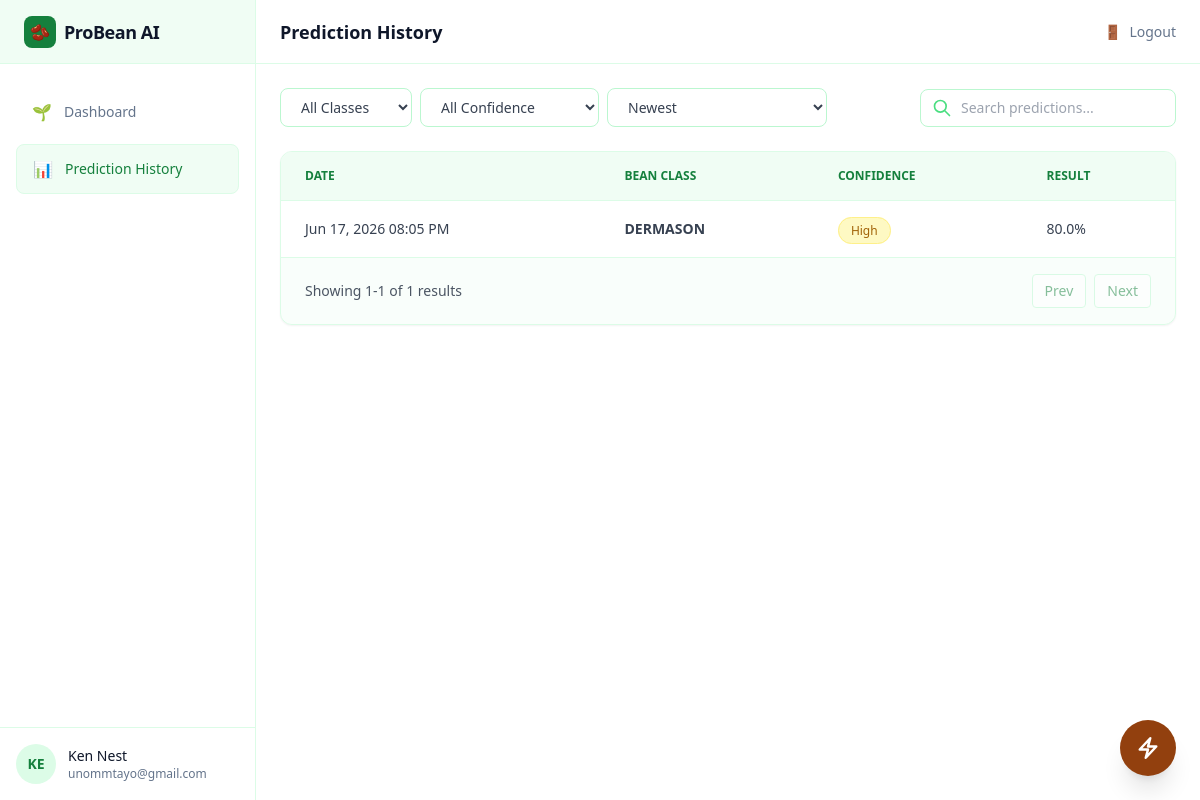
The page /history (signed in) on the database its author committed.
### models/user.py (models this page shows, shortened)
class User(db.Model):
    id = db.Column(
        db.Integer,
        primary_key=True
    )
    name = db.Column(
        db.String(100),
        nullable=False
    )
    username = db.Column(
        db.String(25),
        unique=True,
        nullable=False
    )
    email = db.Column(
        db.String(120),
        unique=True,
        nullable=False
    )
    password_hash = db.Column(
        db.String(255),
        nullable=False
    )
    avatar = db.Column(
        db.String(255),
        nullable=True
    )

### models/prediction.py (models this page shows)
class Prediction(db.Model):
    id = db.Column(
        db.Integer,
        primary_key=True
    )
    user_id = db.Column(
        db.Integer,
        db.ForeignKey("user.id"),
        nullable=True
    )
    prediction = db.Column(
        db.String(50)
    )
    confidence = db.Column(
        db.Float
    )
    input_data = db.Column(
        db.Text
    )
    created_at = db.Column(
        db.DateTime,
        default=datetime.utcnow
    )

### routes/main.py (the view)
@main.route("/history")
def history():
    if session.get("guest"):
        return redirect(url_for("main.dashboard"))
    if "username" not in session:
        return redirect(url_for("auth.login_page"))
    user = User.query.filter_by(
        username=session["username"]
    ).first()
    predictions = Prediction.query.filter_by(
        user_id=user.id
    ).order_by(
        Prediction.created_at.desc()
    ).all()
    return render_template(
        "main/history.html",
        user=user,
        predictions=predictions
    )

### app.py (called while the page is built)
@app.after_request
def add_header(response):
    response.headers["Cache-Control"] = "no-store, no-cache, must-revalidate, max-age=0"
    response.headers["Pragma"] = "no-cache"
    response.headers["Expires"] = "0"
    return response

### templates/main/history.html (shortened to what this page needs)
{% extends "main/base.html" %}
{% block page_title %}
Prediction History
{% endblock %}
{% block content %}
<main>
    <div class="p-6 space-y-6">
        <div class="flex flex-col sm:flex-row gap-4 justify-between items-start sm:items-center">
            <div class="flex gap-2 flex-wrap">
                <select id="classFilter"
                    onchange="filterTable()"
                    class="px-4 py-2 bg-white border border-green-200 rounded-lg text-sm text-gray-700 focus:outline-none focus:ring-2 focus:ring-green-500">
                    <option value="ALL">All Classes</option>
                </select>
                <select id="confidenceFilter"
                    onchange="filterTable()"
                    class="px-4 py-2 bg-white border border-green-200 rounded-lg text-sm text-gray-700 focus:outline-none focus:ring-2 focus:ring-green-500">
                    <option value="ALL">All Confidence</option>
                </select>
                <select id="sortFilter"
                    onchange="filterTable()"
                    class="px-4 py-2 bg-white border border-green-200 rounded-lg text-sm text-gray-700 focus:outline-none focus:ring-2 focus:ring-green-500">
                    <option value="newest">Newest</option>
                </select>
            </div>
            <div class="relative">
                <svg xmlns="http://www.w3.org/2000/svg"
                     class="h-5 w-5 text-green-400 absolute left-3 top-1/2 -translate-y-1/2"
                     fill="none" viewBox="0 0 24 24" stroke="currentColor">
                    <path stroke-linecap="round" stroke-linejoin="round" stroke-width="2"
                          d="M21 21l-6-6m2-5a7 7 0 11-14 0 7 7 0 0114 0z" />
                </svg>
                <input id="searchInput" type="text" placeholder="Search predictions..."
                    class="pl-10 pr-4 py-2 bg-white border border-green-200 rounded-lg text-gray-700 placeholder-gray-400 focus:outline-none focus:ring-2 focus:ring-green-500 text-sm w-full sm:w-64">
            </div>
        </div>
        <div class="bg-white rounded-xl border border-green-100 shadow-sm overflow-hidden">
            <div class="overflow-x-auto">
                <table class="w-full">
                    <thead class="bg-green-50">
                        <tr class="border-b border-green-100">
                            <th class="text-left text-xs font-semibold text-green-700 uppercase px-6 py-4">
                                Date
                            </th>
                            <th class="text-left text-xs font-semibold text-green-700 uppercase px-6 py-4">
                                Bean Class
                            </th>
                            <th class="text-left text-xs font-semibold text-green-700 uppercase px-6 py-4">
                                Confidence
                            </th>
                            <th class="text-left text-xs font-semibold text-green-700 uppercase px-6 py-4">
                                Result
                            </th>
                        </tr>
                    </thead>
                    <tbody class="divide-y divide-green-50">
                        {% for p in predictions %}
                        <tr
                            class="hover:bg-green-50 transition cursor-pointer"
                            title="Click to view details"
                            data-class="{{ p.prediction }}"
                            data-confidence="{{ p.confidence }}"
                            data-date="{{ p.created_at.timestamp() }}"
                            onclick="openPredictionModalHistory(this)"
                            data-input='{{ p.input_data | e }}'
                        >
                            <td class="px-6 py-4 text-sm text-gray-700">
                                {{ p.created_at.strftime('%b %d, %Y %I:%M %p') }}
                            </td>
                            <td class="px-6 py-4 text-sm text-gray-700 font-semibold">
                                {{ p.prediction }}
                            </td>
                            <td class="px-6 py-4">
                                {% if p.confidence >= 90 %}
                                    <span class="px-3 py-1 text-xs rounded-full bg-green-100 text-green-700 border border-green-200">
                                        Very High
                                    </span>
                                {% elif p.confidence >= 75 %}
                                    <span class="px-3 py-1 text-xs rounded-full bg-yellow-100 text-yellow-700 border border-yellow-200">
                                        High
                                    </span>
                                {% elif p.confidence >= 60 %}
                                    <span class="px-3 py-1 text-xs rounded-full bg-orange-100 text-orange-700 border border-orange-200">
                                        Moderate
                                    </span>
                                {% else %}
                                    <span class="px-3 py-1 text-xs rounded-full bg-red-100 text-red-700 border border-red-200">
                                        Low
                                    </span>
                                {% endif %}
                            </td>
                            <td class="px-6 py-4 text-sm text-gray-700">
                                {{ p.confidence }}%
                            </td>
                        </tr>
                        {% else %}
                        <tr id="noDataRow">
                            <td colspan="4" class="px-6 py-10 text-center text-sm text-gray-500">
                                No predictions found yet.
                            </td>
                        </tr>
                        {% endfor %}
                    </tbody>
                </table>
            </div>
            <div class="flex items-center justify-between px-6 py-4 border-t border-green-100 bg-green-50/40">
                <p id="paginationInfo" class="text-sm text-gray-600"></p>
                <div class="flex gap-2">
                    <button id="prevBtn"
                        onclick="prevPage()"
                        class="px-3 py-1.5 text-sm text-green-700 bg-white border border-green-200 rounded hover:bg-green-50">
                        Prev
                    </button>
                    <button id="nextBtn"
                        onclick="nextPage()"
                        class="px-3 py-1.5 text-sm text-green-700 bg-white border border-green-200 rounded hover:bg-green-50">
                        Next
                    </button>
                </div>
            </div>
        </div>
    </div>
</main>
{% endblock %}

### templates/main/base.html (shortened to what this page needs)
<!DOCTYPE html>
<html lang="en">
<head>
    <script src="https://cdn.tailwindcss.com"></script>
    <link rel="stylesheet" href="{{ url_for('static', filename='css/components/scrollbar.css') }}">
    <link rel="stylesheet" href="{{ url_for('static', filename='css/components/fonts.css') }}">
</head>
<body class="bg-white text-slate-700 antialiased selection:bg-green-500 selection:text-white overflow-x-hidden">
    <aside id="main-sidebar"
           class="fixed left-0 top-0 h-full w-64 bg-white border-r border-green-100 flex flex-col z-50
                  -translate-x-full lg:translate-x-0 transition-transform duration-300 ease-in-out">
        <a href="javascript:location.reload()" class="h-16 flex items-center px-6 border-b border-green-100 hover:bg-green-50 transition">
            <div class="flex items-center gap-2">
                <div class="h-8 w-8 bg-green-700 rounded-lg flex items-center justify-center text-white font-bold">
                    🫘
                </div>
                <span class="text-slate-900 font-bold text-lg tracking-tight">
                    ProBean AI
                </span>
            </div>
        </a>
        {% set active_class = "flex items-center gap-3 px-4 py-3 bg-green-50 text-green-700 rounded-lg border border-green-100" %}
        {% set inactive_class = "flex items-center gap-3 px-4 py-3 text-slate-500 hover:text-green-700 hover:bg-green-50 rounded-lg transition" %}
        <nav class="flex-1 px-4 py-6 space-y-2">
            <a href="{{ url_for('main.dashboard') }}"
               class="{{ active_class if request.endpoint == 'main.dashboard' else inactive_class }}">
                🌱
                <span class="text-sm font-medium">Dashboard</span>
            </a>
            {% if not session.get("guest") %}
            <a href="{{ url_for('main.history') }}"
               class="{{ active_class if request.endpoint == 'main.history' else inactive_class }}">
                📊
                <span class="text-sm font-medium">Prediction History</span>
            </a>
            {% endif %}
        </nav>
        <a href="{{ url_for('main.settings') }}"
           class="block p-4 border-t border-green-100 hover:bg-green-50 transition">
            <div class="flex items-center gap-3">
                {% if session.get("guest") %}
                    <div class="h-10 w-10 rounded-full bg-green-100 flex items-center justify-center">
                        <span class="text-green-700 font-semibold text-sm">
                            GU
                        </span>
                    </div>
                {% elif user.avatar %}
                    <img src="{{ url_for('static', filename='uploads/' + user.avatar) }}"
                        class="h-10 w-10 rounded-full object-cover border border-green-100">
                {% else %}
                    <div class="h-10 w-10 rounded-full bg-green-100 flex items-center justify-center">
                        <span class="text-green-700 font-semibold text-sm">
                            {{ user.name[:2].upper() }}
                        </span>
                    </div>
                {% endif %}
                <div class="flex-1 min-w-0">
                    {% if session.get("guest") %}
                        <p class="text-sm font-medium text-slate-900 truncate">
                            Guest User
                        </p>
                        <p class="text-xs text-slate-500 truncate">
                            Predictions will not be saved
                        </p>
                    {% else %}
                        <p class="text-sm font-medium text-slate-900 truncate">
                            {{ user.name }}
                        </p>
                        <p class="text-xs text-slate-500 truncate">
                            {{ user.email }}
                        </p>
                    {% endif %}
                </div>
            </div>
        </a>
    </aside>
    <main class="lg:pl-64 min-h-screen bg-white transition-all duration-300">
        <header class="h-16 bg-white/80 backdrop-blur border-b border-green-100 flex items-center justify-between px-4 sm:px-6 sticky top-0 z-30">
            <div class="flex items-center gap-3">
                <h1 class="text-base sm:text-lg font-semibold text-slate-900">
                    {% block page_title %}{% endblock %}
                </h1>
            </div>
            <a href="{{ url_for('auth.logout') }}"
               class="text-sm text-slate-500 hover:text-green-700 transition flex items-center gap-2">
                🚪 <span class="hidden sm:inline">Logout</span>
            </a>
        </header>
        {% block content %}
        {% endblock %}
        <div class="fixed bottom-6 right-6 z-40 group flex items-center">
            <button onclick="openPredictionModal()"
                class="w-14 h-14 rounded-full bg-amber-800 text-white shadow-xl
                    hover:bg-amber-900 hover:scale-110 active:scale-95
                    flex items-center justify-center transition-all duration-300
                    animate-pulse hover:animate-none">
                <svg xmlns="http://www.w3.org/2000/svg" fill="none" viewBox="0 0 24 24" stroke-width="2.5" stroke="currentColor" class="w-6 h-6">
                    <path stroke-linecap="round" stroke-linejoin="round" d="m3.75 13.5 10.5-11.25L12 10.5h8.25L9.75 21.75 12 13.5H3.75Z" />
                </svg>
            </button>
        </div>
    </main>
</body>
</html>

### rows shown on the page
User: name "KE", name "Ken Nest", email "unommtayo@gmail.com"
Prediction: created_at "Jun 17, 2026 08:05 PM", prediction "DERMASON", shows "High", confidence "80.0"
